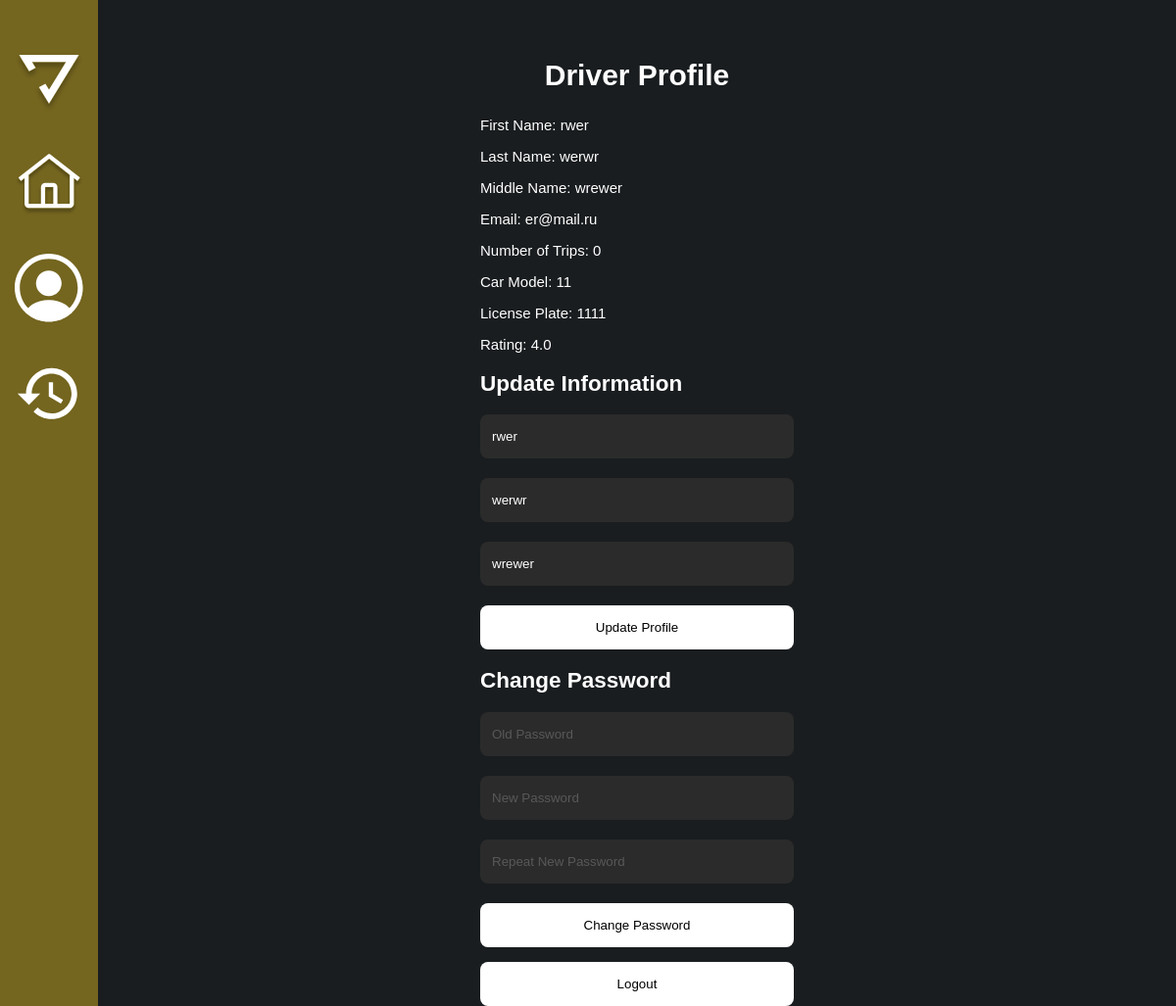
Before: /driver_profile (signed in) with the older database file.
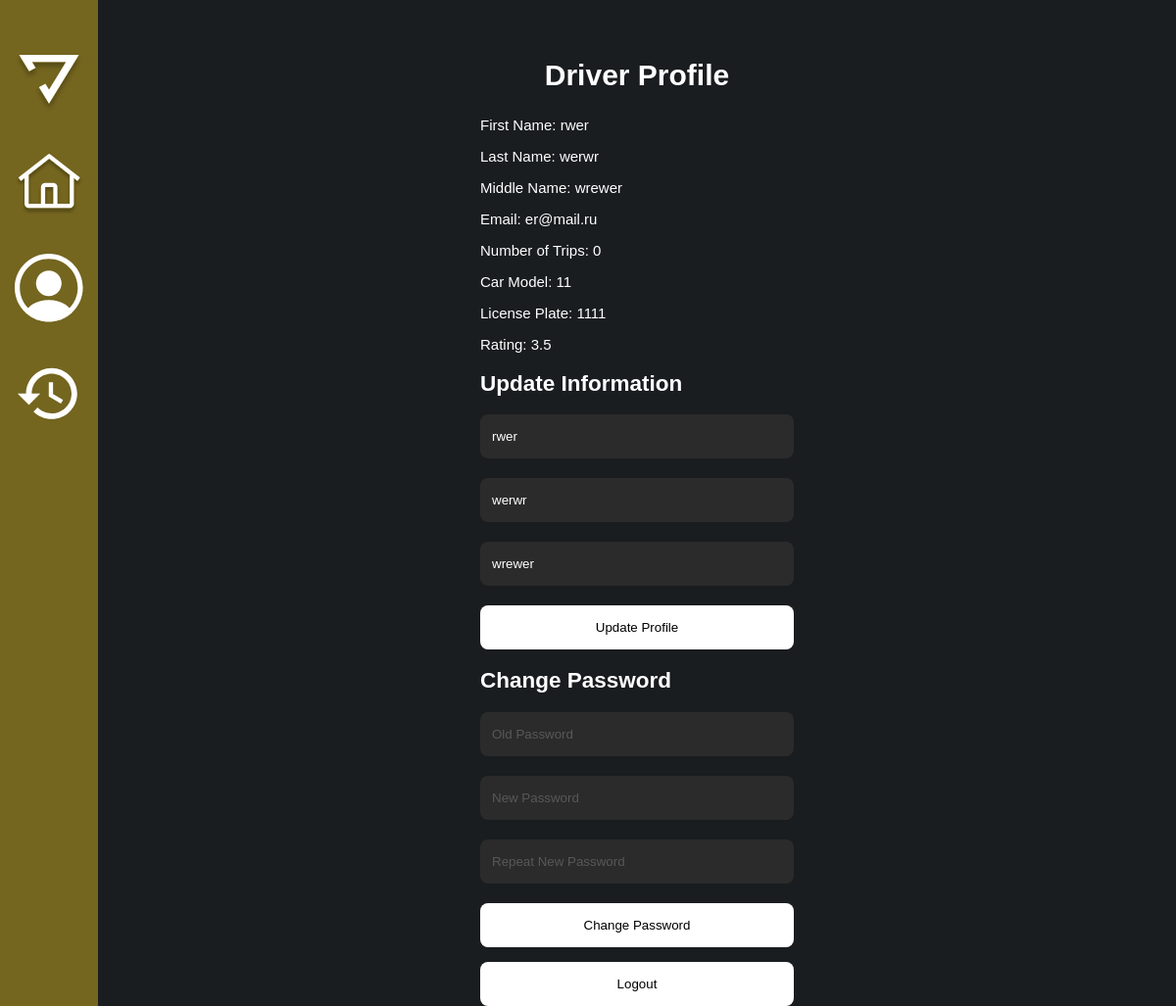
After: the same page with the newer database file.
### app/models.py (models this page shows, shortened)
class Driver(UserMixin, db.Model):
    id = db.Column(db.Integer, primary_key=True)
    first_name = db.Column(db.String(64), index=True, nullable=False)
    last_name = db.Column(db.String(64), index=True, nullable=False)
    middle_name = db.Column(db.String(64), index=True)
    email = db.Column(db.String(128), unique=True, index=True, nullable=False)
    car_model = db.Column(db.String(64), index=True, nullable=False)
    license_plate = db.Column(db.String(64), unique=True, index=True, nullable=False)
    password_hashed = db.Column(db.String(200), nullable=False)
    orders = db.relationship('Order', backref='driver', lazy='dynamic')
    role = db.Column(db.String(20), default='driver')
    status = db.Column(db.String(20), default='inactive', nullable=False)
    number_of_ratings = db.Column(db.Integer, default=0, nullable=False)
    rating = db.Column(db.Float, default=0.0, nullable=False)
    orders = db.relationship('Order', back_populates='driver')

### app/routes.py (the view, shortened to what this page needs)
@app.route('/driver_profile', methods=['GET', 'POST'])
@login_required('driver')
def driver_profile():
    update_form = UpdateProfileForm()
    change_password_form = ChangePasswordForm()
    trip_count = Order.query.filter(Order.driver_id == current_user.id, Order.order_finished.isnot(None)).count()
    update_form.first_name.data = current_user.first_name
    update_form.last_name.data = current_user.last_name
    update_form.middle_name.data = current_user.middle_name
    return render_template('driver_profile.html', user=current_user, trip_count=trip_count, update_form=update_form, change_password_form=change_password_form)

### app/forms.py
class UpdateProfileForm(FlaskForm):
    first_name = StringField('First Name', validators=[DataRequired()])
    last_name = StringField('Last Name', validators=[DataRequired()])
    middle_name = StringField('Middle Name')
    submit = SubmitField('Update Name')

class ChangePasswordForm(FlaskForm):
    old_password = PasswordField('Old Password', validators=[DataRequired()])
    new_password = PasswordField('New Password', validators=[DataRequired()])
    new_password2 = PasswordField('Repeat New Password', validators=[DataRequired(), EqualTo('new_password')])
    submit = SubmitField('Change Password')

### app/models.py (called while the page is built)
@login.user_loader
def load_user(id):
    driver = Driver.query.get(int(id))
    if driver:
        return driver
    return User.query.get(int(id))

### app/templates/driver_profile.html (shortened to what the changed rows need)
<!DOCTYPE html>
<html lang="ru">
<head>
    <link rel="stylesheet" href="{{ url_for('static', filename='css/style.css') }}">
</head>
<body>
    <div class="profile-page">
        <div class="container">
            <div class="content">
                <div class="content__main">
                    <div class="content__container">
                        <h2 class="content__title">Driver Profile</h2>
                        <div class="profile__info">
                            <p>First Name: {{ user.first_name }}</p>
                            <p>Last Name: {{ user.last_name }}</p>
                            <p>Middle Name: {{ user.middle_name }}</p>
                            <p>Email: {{ user.email }}</p>
                            <p>Number of Trips: {{ trip_count }}</p>
                            <p>Car Model: {{ user.car_model }}</p>
                            <p>License Plate: {{ user.license_plate }}</p>
                            {% if user.rating > 0 %}
                                <p>Rating: {{ user.rating }}</p>
                            {% endif %}
                            <h2>Update Information</h2>
                            <form class="profile__form" method="POST" action="{{ url_for('driver_profile') }}">
                                <ul>
                                    <li>
                                        {{ update_form.first_name(type="text", placeholder="First Name", required=True) }}<br>
                                    </li>
                                    <li>
                                        {{ update_form.last_name(type="text", placeholder="Last Name", required=True) }}<br>
                                    </li>
                                    <li>
                                        {{ update_form.middle_name(type="text", placeholder="Middle Name") }}<br>
                                    </li>
                                </ul>
                            </form>
                            <h2>Change Password</h2>
                            <form class="profile__form" method="POST" action="{{ url_for('change_password') }}">
                                <ul>
                                </ul>
                            </form>
                            <form method="POST" action="{{ url_for('logout') }}">
                                <button class="profile__info-btn" type="submit">Logout</button>
                            </form>
                        </div>
                    </div>
                </div>
            </div>
        </div>
    </div>
</body>
</html>

Changed rows visible on the page:
changed Driver "rwer": rating "4.0" → "3.5"
